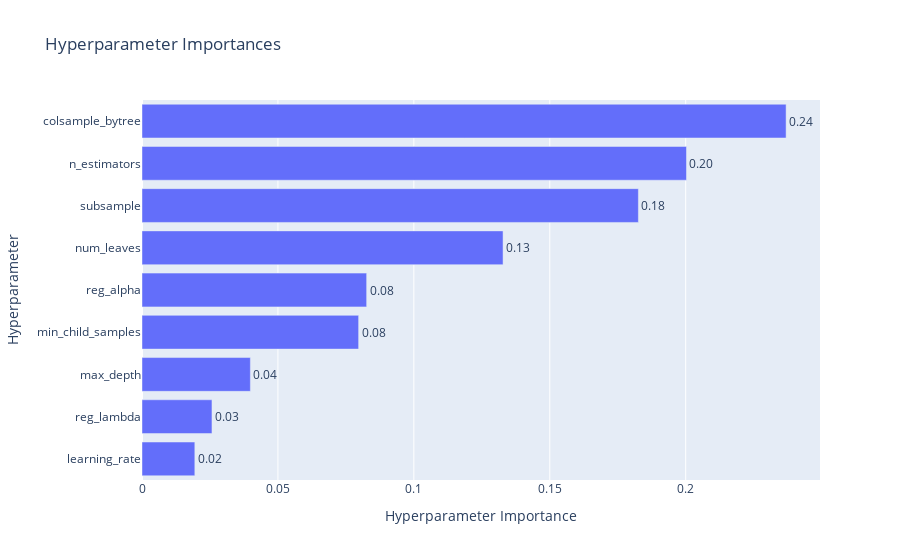

Source (notebook cell):
### Code cell
optuna.visualization.plot_param_importances(study)

### Figure 1 — Plotly figure (JSON) as saved in the notebook; plotly's stock layout.template omitted (floating-point values rounded to 4 significant figures)
{"data": [{"cliponaxis": false, "hovertemplate": ["learning_rate (FloatDistribution): 0.019432234707215286<extra></extra>", "reg_lambda (FloatDistribution): 0.025739778293318624<extra></extra>", "max_depth (IntDistribution): 0.039864618284881234<extra></extra>", "min_child_samples (IntDistribution): 0.07969191280951189<extra></extra>", "reg_alpha (FloatDistribution): 0.08263663671369283<extra></extra>", "num_leaves (IntDistribution): 0.13281288712548295<extra></extra>", "subsample (FloatDistribution): 0.1825958278872102<extra></extra>", "n_estimators (IntDistribution): 0.20029307478864747<extra></extra>", "colsample_bytree (FloatDistribution): 0.23693302939003946<extra></extra>"], "name": "Objective Value", "orientation": "h", "text": ["0.02", "0.03", "0.04", "0.08", "0.08", "0.13", "0.18", "0.20", "0.24"], "textposition": "outside", "type": "bar", "x": [0.01943, 0.02574, 0.03986, 0.07969, 0.08264, 0.1328, 0.1826, 0.2003, 0.2369], "y": ["learning_rate", "reg_lambda", "max_depth", "min_child_samples", "reg_alpha", "num_leaves", "subsample", "n_estimators", "colsample_bytree"]}], "layout": {"title": {"text": "Hyperparameter Importances"}, "xaxis": {"title": {"text": "Hyperparameter Importance"}}, "yaxis": {"title": {"text": "Hyperparameter"}}}}
